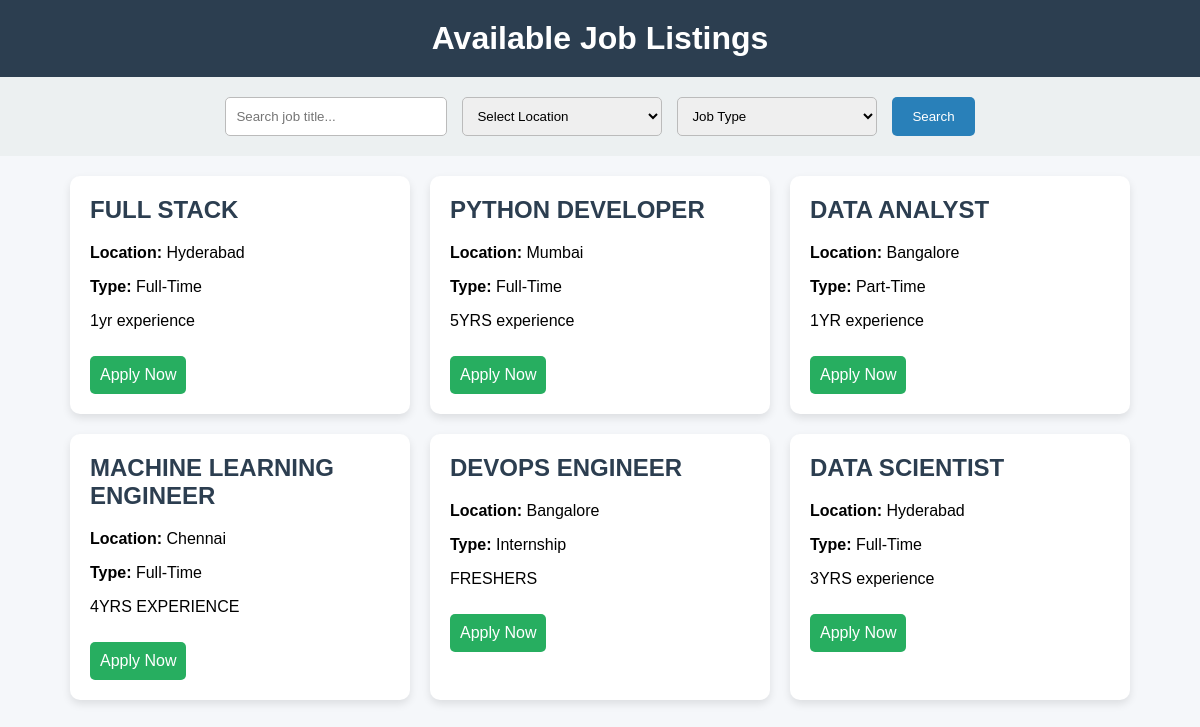
Screenshot of /joblisting/ with the database file from the repository.
### myapp/models.py (models this page shows, shortened)
class JobListing(models.Model):
    JOB_TYPE_CHOICES = [
        ('full-time', 'Full-Time'),
        ('part-time', 'Part-Time'),
        ('internship', 'Internship'),
    ]
    LOCATION_CHOICES = [
        ('hyderabad', 'Hyderabad'),
        ('bangalore', 'Bangalore'),
        ('chennai', 'Chennai'),
        ('mumbai', 'Mumbai'),
    ]
    title = models.CharField(max_length=100)
    description = models.TextField()
    location = models.CharField(max_length=50, choices=LOCATION_CHOICES)
    job_type = models.CharField(max_length=20, choices=JOB_TYPE_CHOICES)
    created_at = models.DateTimeField(auto_now_add=True)
    updated_at = models.DateTimeField(auto_now=True)

### myapp/views.py (the view, shortened to what this page needs)
# urls.py: path('joblisting/', joblisting, name='joblisting'),
def joblisting(request):
    jobs = JobListing.objects.all()
    return render(request, 'joblisting.html', {'jobs': jobs})

### myapp/templates/joblisting.html (shortened to what this page needs)
{% load static %}
<!DOCTYPE html>
<html lang="en">
<head>
    <link rel="stylesheet" href="{% static 'colour/joblisting.css' %}">
</head>
<body>
    <header>
        <h1>Available Job Listings</h1>
    </header>
<form class="filter-form" action="{% url 'joblisting' %}" method="post">
    <input type="text" name="keyword" placeholder="Search job title..." required>
    <select name="location">
        <option value="">Select Location</option>
    </select>
    <select name="type">
        <option value="">Job Type</option>
    </select>
    <button type="submit">Search</button>
</form>
<section class="job-container">
    {% for job in jobs %}
    <div class="job-card">
        <h2>{{ job.title }}</h2>
        <p><strong>Location:</strong> {{ job.get_location_display }}</p>
        <p><strong>Type:</strong> {{ job.get_job_type_display }}</p>
        <p>{{ job.description }}</p>
        <a href="{% url 'applicants' %}">Apply Now</a>
    </div>
    {% empty %}
    <p>No jobs found matching your criteria.</p>
    {% endfor %}
</section>

### myapp/static/colour/joblisting.css (style rules this page uses)
body { font-family: Arial, sans-serif; margin: 0; padding: 0; background: #f5f7fa; }
header { background: #2c3e50; padding: 20px; text-align: center; }
header h1 { color: white; margin: 0; }
.filter-form { display: flex; justify-content: center; gap: 15px; padding: 20px; background: #ecf0f1; }
.filter-form input, .filter-form select { padding: 10px; width: 200px; border: 1px solid #bbb; border-radius: 5px; }
.filter-form button { padding: 10px 20px; background: #2980b9; color: white; border: none; border-radius: 5px; cursor: pointer; }
.job-container { display: flex; justify-content: center; flex-wrap: wrap; padding: 20px; gap: 20px; }
.job-card { background: white; width: 300px; padding: 20px; border-radius: 10px; box-shadow: 0 4px 8px rgba(0,0,0,0.1); }
.job-card h2 { margin-top: 0; color: #2c3e50; }
.job-card a { display: inline-block; margin-top: 10px; padding: 10px; background: #27ae60; color: white; text-decoration: none; border-radius: 5px; }

### rows the page displays
JobListing: title "FULL STACK", location "Hyderabad", job_type "Full-Time", description "1yr experience"
JobListing: title "PYTHON DEVELOPER", location "Mumbai", job_type "Full-Time", description "5YRS experience"
JobListing: title "DATA ANALYST", location "Bangalore", job_type "Part-Time", description "1YR experience"
JobListing: title "MACHINE LEARNING ENGINEER", location "Chennai", job_type "Full-Time", description "4YRS EXPERIENCE"
JobListing: title "DEVOPS ENGINEER", location "Bangalore", job_type "Internship", description "FRESHERS"
JobListing: title "DATA SCIENTIST", location "Hyderabad", job_type "Full-Time", description "3YRS experience"
